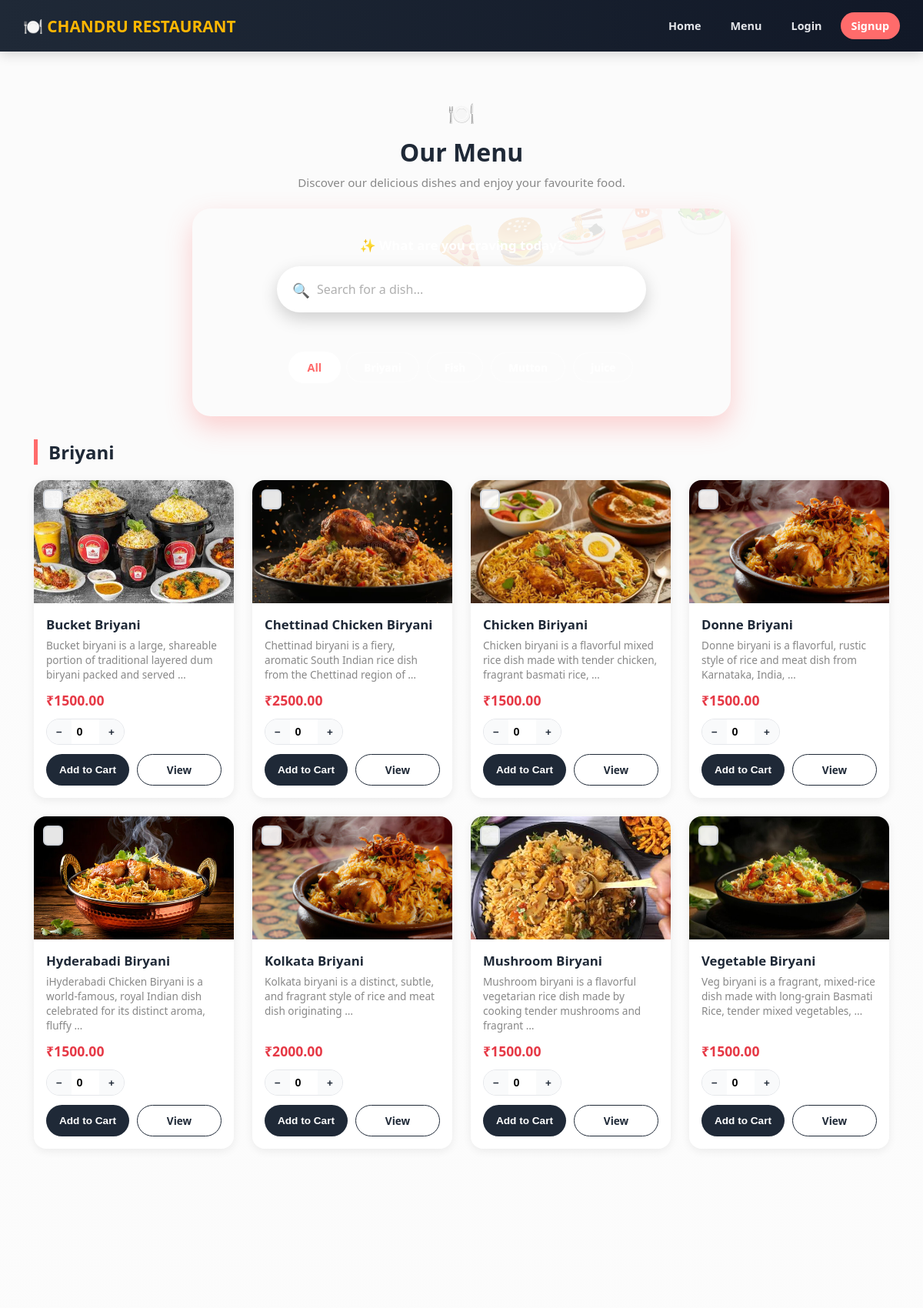
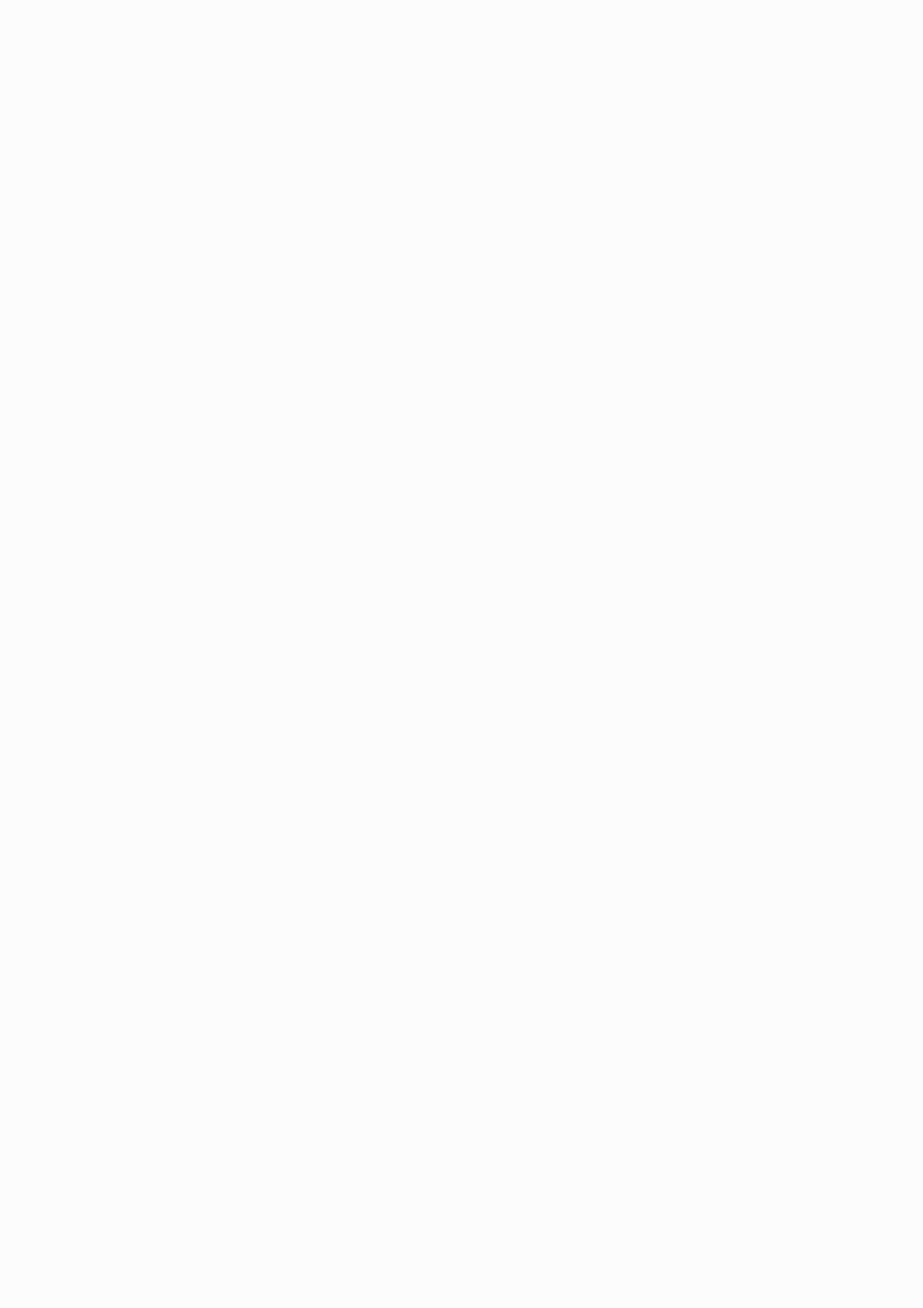
The app's page /menu/ (upper part) with its own data (2 pictures, top to bottom).
### menu/models.py (models this page shows, shortened)
class Category(models.Model):
    name = models.CharField(max_length=100)
    slug = models.SlugField(unique=True, blank=True)
    class Meta:
        verbose_name_plural = "Categories"
        ordering = ['name']

class FoodItem(models.Model):
    category = models.ForeignKey(
        Category, on_delete=models.CASCADE, related_name='items'
    )
    name = models.CharField(max_length=150)
    description = models.TextField(blank=True)
    price = models.DecimalField(max_digits=8, decimal_places=2)
    image = models.ImageField(upload_to='food_images/', blank=True, null=True)
    is_available = models.BooleanField(default=True)
    is_veg = models.BooleanField(default=True)  # True = Veg, False = Non-Veg
    created_at = models.DateTimeField(auto_now_add=True)
    class Meta:
        ordering = ['name']

### menu/views.py (the view)
# urls.py: path('menu/', views.menu_list, name='menu_list'),
def menu_list(request):
    categories = Category.objects.prefetch_related('items').all()
    for category in categories:
        category.filtered_items = category.items.filter(is_available=True)
    context = {
        'categories': categories,
    }
    return render(request, 'menu/menu_list.html', context)

### templates/menu/menu_list.html (shortened to what this page needs)
{% extends 'base.html' %}
{% load static %}
{% block content %}
<div class="menu-hero">
    <div class="icon">🍽️</div>
    <h1>Our Menu</h1>
    <p>Discover our delicious dishes and enjoy your favourite food.</p>
</div>
<div class="search-section">
<p class="search-title">✨ What are you craving today?</p>
    <div class="search-bar-wrap" id="searchWrap">
        <span class="search-icon">🔍</span>
        <input type="text" id="menuSearch" placeholder="Search for a dish...">
    </div>
    <p class="search-result-count" id="resultCount"></p>
    <div class="category-bar" id="categoryBar">
        <a href="javascript:void(0)" class="category-pill active" data-target="all">All</a>
        {% for category in categories %}
            <a href="javascript:void(0)" class="category-pill" data-target="{{ category.slug }}">{{ category.name }}</a>
        {% endfor %}
    </div>
</div>
{% for category in categories %}
<section class="menu-category" id="{{ category.slug }}" data-name="{{ category.name }}">
    <h2>{{ category.name }}</h2>
    <div class="item-grid">
        {% for item in category.items.all %}
            {% if item.is_available %}
            <div class="item-card" data-item-name="{{ item.name|lower }}">
                <div class="item-image-select menu-item-image"
                     data-images='[{% if item.image %}"{{ item.image.url }}"{% else %}"{% static 'images/no-image.png' %}"{% endif %}{% for img in item.gallery_images.all %}, "{{ img.image.url }}"{% endfor %}]'>
                    <label for="select-{{ item.id }}" class="select-tick"></label>
                    {% if item.image %}
                        <img src="{{ item.image.url }}" alt="{{ item.name }}">
                    {% else %}
                        <img src="{% static 'images/no-image.png' %}" alt="No image">
                    {% endif %}
                </div>
                <div class="item-card-body">
                    <h3>{{ item.name }}</h3>
                    <p class="description">{{ item.description|truncatewords:15 }}</p>
                    <p class="price">₹{{ item.price }}</p>
                    <form method="post" action="{% url 'orders:add_to_cart' item.id %}">
                        <div class="item-card-qty">
                            <button type="button" onclick="stepQty(this, -1)">−</button>
                            <input type="number"
                                   name="quantity"
                                   value="0"
                                   min="0"
                                   max="200"
                                   readonly>
                            <button type="button" onclick="stepQty(this, 1)">+</button>
                        </div>
                        <div class="item-card-actions">
                            <button type="submit" class="btn-cart">Add to Cart</button>
                            <a href="{% url 'item_detail' item.id %}" class="btn-view">View</a>
                        </div>
                    </form>
                </div>
            </div>
            {% endif %}
        {% empty %}
            <p class="empty-msg">No items in this category yet.</p>
        {% endfor %}
    </div>
</section>
{% empty %}
<p class="empty-msg">Menu is empty right now. Please check back later.</p>
{% endfor %}
{% endblock %}

### static/css/style.css (style rules this page uses)
* { margin: 0; padding: 0; box-sizing: border-box; }
body { font-family: 'Segoe UI', sans-serif; background-color: #f9fafb; color: #1f2937; }
a { text-decoration: none; }

### records on screen
Category: name "Briyani"
FoodItem: image (picture), name "Bucket Briyani", description "Bucket biryani is a large, shareable portion of traditional layered dum biryani packed and served …", price "1500.00"
FoodItem: image (picture), name "Chettinad Chicken Biryani", description "Chettinad biryani is a fiery, aromatic South Indian rice dish from the Chettinad region of …", price "2500.00"
FoodItem: image (picture), name "Chicken Biriyani", description "Chicken biryani is a flavorful mixed rice dish made with tender chicken, fragrant basmati rice, …", price "1500.00"
FoodItem: image (picture), name "Donne Briyani", description "Donne biryani is a flavorful, rustic style of rice and meat dish from Karnataka, India, …", price "1500.00"
FoodItem: image (picture), name "Hyderabadi Biryani", description "iHyderabadi Chicken Biryani is a world-famous, royal Indian dish celebrated for its distinct aroma, fluffy …", price "1500.00"
FoodItem: image (picture), name "Kolkata Briyani", description "Kolkata biryani is a distinct, subtle, and fragrant style of rice and meat dish originating …", price "2000.00"
FoodItem: image (picture), name "Mushroom Biryani", description "Mushroom biryani is a flavorful vegetarian rice dish made by cooking tender mushrooms and fragrant …", price "1500.00"
FoodItem: image (picture), name "Vegetable Biryani", description "Veg biryani is a fragrant, mixed-rice dish made with long-grain Basmati Rice, tender mixed vegetables, …", price "1500.00"
